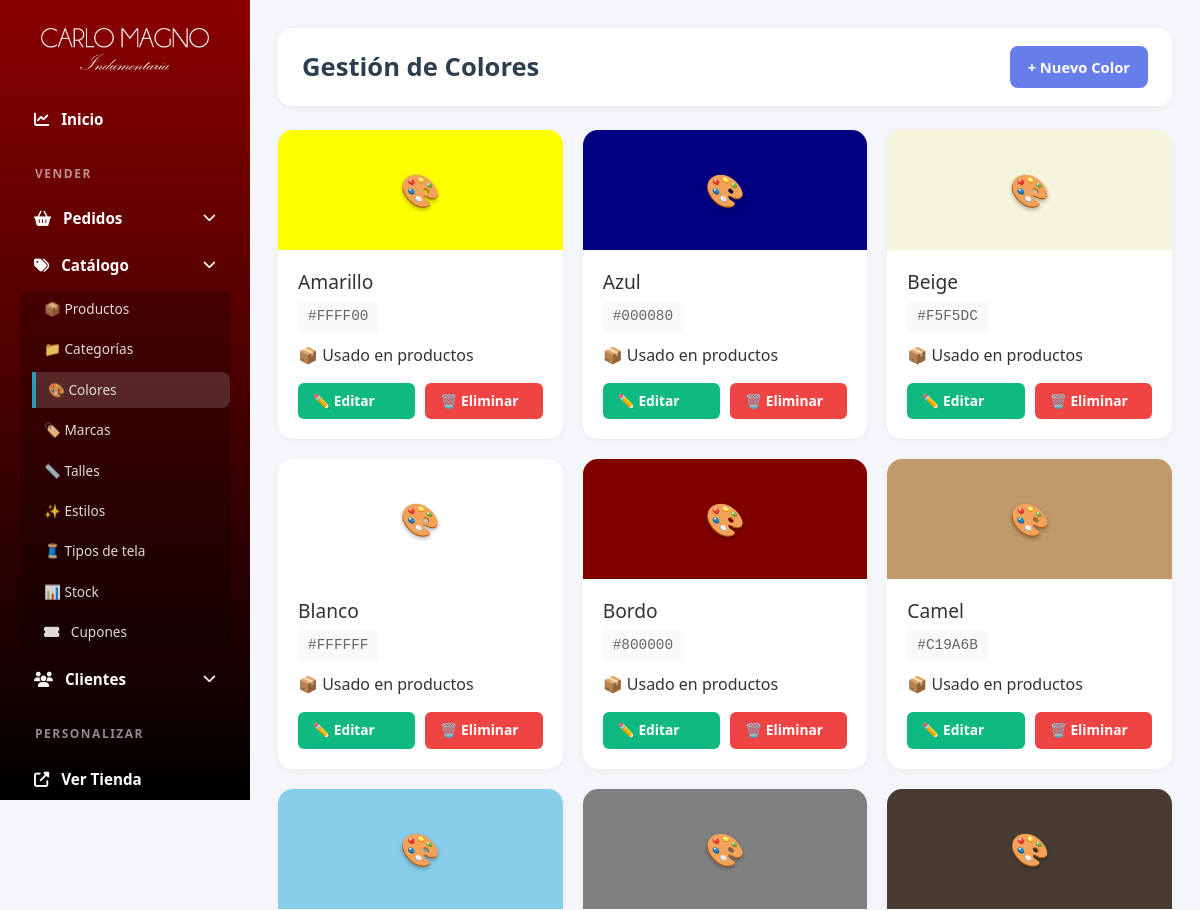
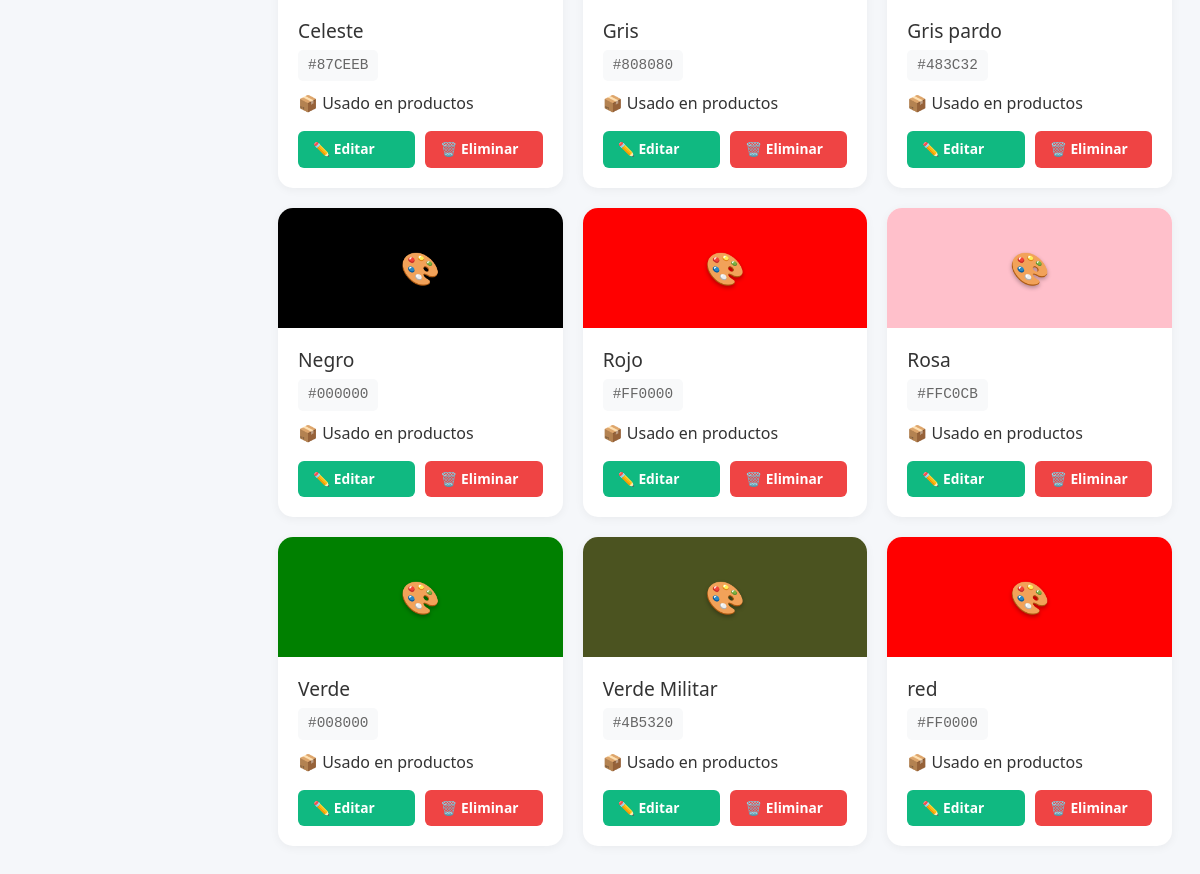
Page /panel/colores/ (signed in) on the committed database (2 pictures, top to bottom).
### productos/models.py (models this page shows, shortened)
class Color(models.Model):
    nombre = models.CharField(max_length=50, unique=True, verbose_name='Nombre')
    hex_code = models.CharField(
        max_length=7,
        verbose_name='Código Hexadecimal',
        help_text='Formato: #RRGGBB (ejemplo: #FF0000 para rojo)',
        default='#000000'
    )
    order = models.PositiveIntegerField(default=0, verbose_name='Orden de visualización')
    esta_activo = models.BooleanField(default=True, verbose_name='Está activo')
    class Meta:
        verbose_name = 'Color'
        verbose_name_plural = 'Colores'
        ordering = ['order', 'nombre']

### custom_admin/views.py (the view)
# urls.py: path('panel/colores/', admin_views.colores, name='colores'),
@login_required(login_url='login')
def colores(request):
    if not request.user.is_staff:
        return redirect('home')
    colores = Color.objects.all()
    return render(request, 'custom_admin/colores.html', {'colores': colores})

### productos/context_processors.py (called while the page is built, shortened)
def cart_processor(request):
    carrito = None
    cantidad_total = 0
    if request.user.is_authenticated:
        try:
            carrito = Carrito.objects.get(usuario=request.user)
            cantidad_total = carrito.get_cantidad_total()
        except Carrito.DoesNotExist:
            pass
    return {
        'carrito': carrito,
        'carrito_cantidad': cantidad_total
    }

### productos/models.py (called while the page is built)
    def get_cantidad_total(self):
        return sum(item.cantidad for item in self.items.all())

### templates/custom_admin/colores.html (shortened to what this page needs)
{% extends 'custom_admin/base.html' %}
{% load static %}
{%block extra_css %}
<link rel="stylesheet" href="{% static 'css/colores.css' %}" />
{% endblock %}
{% block content %}
<div class="main-content">
	<div class="header">
		<h1>Gestión de Colores</h1>
		<a href="{% url 'agregar_color' %}" class="btn btn-primary">+ Nuevo Color</a>
	</div>
	{% if colores %}
	<div class="colors-grid">
		{% for color in colores %}
		<div class="color-card">
			<div class="color-preview" data-color-hex="{{ color.hex_code }}">🎨</div>
			<div class="color-info">
				<h3>{{ color.nombre }}</h3>
				<span class="hex-code">{{ color.hex_code }}</span>
				<p class="color-stats">📦 Usado en {{ color.productos.count }} productos</p>
				<div class="actions">
					<a href="{% url 'editar_color' color.id %}" class="btn-edit"
						>✏️ Editar</a
					>
					<a href="{% url 'eliminar_color' color.id %}" class="btn-delete"
						>🗑️ Eliminar</a
					>
				</div>
			</div>
		</div>
		{% endfor %}
	</div>
	{% else %}
	<div class="empty-state">
		<h2>No hay colores registrados</h2>
	</div>
	{% endif %}
</div>
{% load static %}
{% endblock %}

### static/css/style_admin.css (style rules this page uses)
* { margin: 0; padding: 0; box-sizing: border-box; }
html, body { margin: 0; padding: 0; width: 100%; max-width: 100vw; overflow-x: hidden; }
body { font-family: "Segoe UI", Tahoma, Geneva, Verdana, sans-serif; background: #f5f7fa; color: #333; min-height: 100vh; }
.main-content { margin-left: 250px; padding: 28px; min-height: 100vh; max-width: 100%; }
.main-content .main-content { margin-left: 0 !important; padding: 0 !important; min-height: auto !important; }
.header { background: white; padding: 18px 24px; border-radius: 14px; box-shadow: 0 2px 10px rgba(0, 0, 0, 0.05); margin-bottom: 24px; display: flex; justify-content: space-between; align-items: center; flex-wrap: wrap; gap: 12px; }
.header h1 { color: #2c3e50; font-size: 1.6rem; font-weight: 700; margin: 0; }
.btn { padding: 10px 18px; border: none; border-radius: 8px; cursor: pointer; font-weight: 600; text-decoration: none; display: inline-flex; align-items: center; justify-content: center; gap: 6px; transition: all 0.2s ease; font-size: 0.92rem; }
.btn-primary { background: #667eea; color: white; }
.btn-edit { background: #10b981; color: white; padding: 6px 12px; border-radius: 6px; text-decoration: none; font-size: 0.86rem; font-weight: 600; display: inline-flex; align-items: center; gap: 4px; transition: background 0.2s; }
.btn-delete { background: #ef4444; color: white; padding: 6px 12px; border-radius: 6px; text-decoration: none; font-size: 0.86rem; font-weight: 600; display: inline-flex; align-items: center; gap: 4px; transition: background 0.2s; }

### static/css/colores.css (style rules this page uses)
.colors-grid { display: grid; grid-template-columns: repeat(auto-fill, minmax(250px, 1fr)); gap: 20px; }
.color-card { background: white; border-radius: 15px; overflow: hidden; box-shadow: 0 2px 10px rgba(0, 0, 0, 0.05); transition: all 0.3s ease; }
.color-preview { height: 120px; display: flex; align-items: center; justify-content: center; font-size: 2em; color: white; text-shadow: 0 2px 4px rgba(0, 0, 0, 0.3); }
.color-info { padding: 20px; }
.color-info h3 { color: #333; font-size: 1.2em; margin-bottom: 8px; }
.color-info .hex-code { color: #666; font-family: "Courier New", monospace; font-size: 0.9em; margin-bottom: 10px; background: #f8f9fa; padding: 5px 10px; border-radius: 5px; display: inline-block; }
.actions { display: flex; gap: 10px; }
.btn-edit { padding: 8px 15px; flex: 1; text-align: center; }
.btn-delete { padding: 8px 15px; flex: 1; text-align: center; }

### rows in the picture
Color: nombre "Amarillo", hex_code "#FFFF00"
Color: nombre "Azul", hex_code "#000080"
Color: nombre "Beige", hex_code "#F5F5DC"
Color: nombre "Blanco", hex_code "#FFFFFF"
Color: nombre "Bordo", hex_code "#800000"
Color: nombre "Camel", hex_code "#C19A6B"
Color: nombre "Celeste", hex_code "#87CEEB"
Color: nombre "Gris", hex_code "#808080"
Color: nombre "Gris pardo", hex_code "#483C32"
Color: nombre "Negro", hex_code "#000000"
Color: nombre "Rojo", hex_code "#FF0000"
Color: nombre "Rosa", hex_code "#FFC0CB"
Color: nombre "Verde", hex_code "#008000"
Color: nombre "Verde Militar", hex_code "#4B5320"
Color: nombre "red", hex_code "#FF0000"
